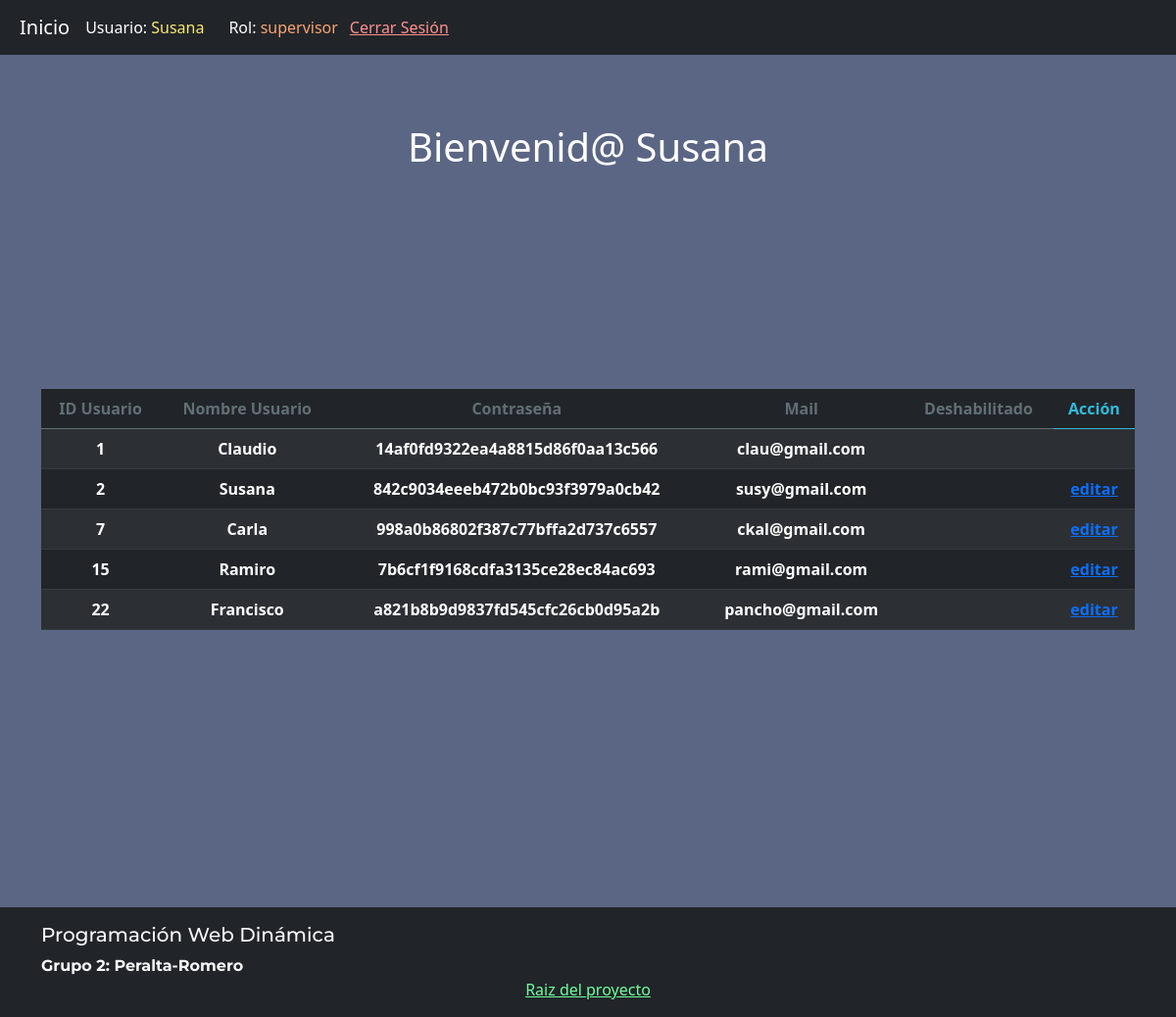
Page /Vista/paginaSegura.php (signed in) on the committed database.
### tables this page shows
CREATE TABLE `rol` (
  `idrol` bigint(20) NOT NULL,
  `roldescripcion` varchar(50) NOT NULL
);

CREATE TABLE `usuario` (
  `idusuario` bigint(20) NOT NULL,
  `usnombre` varchar(50) NOT NULL,
  `uspass` varchar(32) NOT NULL,
  `usmail` varchar(50) NOT NULL,
  `usdeshabilitado` timestamp NOT NULL DEFAULT current_timestamp() ON UPDATE current_timestamp()
);

### util/funciones.php (called while the page is built, shortened)
<?php
spl_autoload_register(function ($class_name){
    $directorys = array(
        $GLOBALS['ROOT'].'Modelo/',
        $GLOBALS['ROOT'].'Modelo/conector/',
        $GLOBALS['ROOT'].'Control/',
    );
});
?>

### Control/Session.php (called while the page is built, shortened)
<?php
class Session{
    public function getUsuarioActual()
    {
        return $_SESSION['usuario'];
    }
    public function getRol(){
        $roles=[];
        $nombre=['usnombre'=>$this->getUsuarioActual()];
        $abmUs= new abmUsuario();
        $arreglo=$abmUs->buscar($nombre);
        if (count($arreglo)==1){
            $id=$arreglo[0]->getIdusuario();
            $abmRelacion=new AbmRelacion();
            $roles=$abmRelacion->buscar(['idusuario'=>$id]);
        }
        return $roles;
    }
}
?>

### Modelo/Usuario.php (called while the page is built, shortened)
<?php
class Usuario
{
    private $idusuario;
    private $usnombre;
    private $uspass;
    private $usmail;
    public function __construct()
    {
        $this->idusuario = "";
        $this->usnombre = "";
        $this->uspass = "";
        $this->usmail = "";
    }
    public function getIdusuario()
    {
        return $this->idusuario;
    }
    public function setIdusuario($idusuario)
    {
        $this->idusuario = $idusuario;
        return $this;
    }
    public function getUsnombre()
    {
        return $this->usnombre;
    }
    public function setUsnombre($usnombre)
    {
        $this->usnombre = $usnombre;
        return $this;
    }
    public function getUspass()
    {
        return $this->uspass;
    }
    public function setUspass($uspass)
    {
        $this->uspass = $uspass;
        return $this;
    }
    public function getUsmail()
    {
        return $this->usmail;
    }
    public function setUsmail($usmail)
    {
        $this->usmail = $usmail;
        return $this;
    }
    public function setUsdeshabilitado($usdeshabilitado)
    {
        return $this;
    }
    public static function seleccionar($condicion = "")
    {
        $arreglo = array();
        $base = new BaseDatos();
        $sql = "SELECT * FROM usuario ";
        if ($condicion != "") {
            $sql .= 'WHERE ' . $condicion;
        }
        $res = $base->Ejecutar($sql);
        if ($res > -1) {
            if ($res > 0) {
                while ($row = $base->Registro()) {
                    $obj = new Usuario();
                    $obj->setear($row['idusuario'], $row['usnombre'], $row['uspass'], $row['usmail'], $row['usdeshabilitado']);
                    array_push($arreglo, $obj);
                }
            }
        } else {
            $this->setMensajeOperacion("Usuario->seleccionar: " . $base->getError());
        }
        return $arreglo;
    }
}

### Modelo/conector/BaseDatos.php (called while the page is built, shortened)
<?php
class BaseDatos extends PDO {
  	private $indice;
  	private $resultado;
    public function __construct(){
        $this->indice =0;
    }
    public function setSQL($e){
        return "\n".$this->sql = $e;
    }
    public function Ejecutar($sql){
        if ( stristr($sql,"select")){
            $resp =  $this->EjecutarSelect($sql);
        }
        return $resp;
   }
   private function EjecutarSelect($sql){
       $cant = -1;
       $resultado=parent::query($sql);
       if(!$resultado){
           $this->analizarDebug();
       }else {
          $arregloResult = $resultado->fetchAll();
          $cant = count($arregloResult);
       }
       return $cant;
   }
   public function Registro() {
       $filaActual = false;
       $indiceActual = $this->getIndice();
       if ($indiceActual>=0) {
           $filas = $this->getResultado();
           if($indiceActual<count($filas)){
               $filaActual =  $filas[$indiceActual];
           }else {
               $this->setIndice(-1);
           }
       }
       return $filaActual;
   }
   private function setIndice ($valor){
       $this->indice = $valor;
   }
   private function getIndice (){
       return $this->indice;
   }
   private function setResultado($valor){
       $this->resultado = $valor;
   }
   private function getResultado(){
      return $this->resultado;
   }
}

### Control/AbmUsuario.php (called while the page is built, shortened)
<?php
class abmUsuario{
    public function buscar($param)
    {
        $where = " true ";
        if ($param != null) {
            if (isset($param['idusuario'])) {
                $where .= " and idusuario ='" . $param['idusuario'] . "'";
            }
            if (isset($param['usnombre'])) {
                $where .= " and usnombre ='" . $param['usnombre'] . "'";
            }
        }
        $arreglo = Usuario::seleccionar($where);
        return $arreglo;
    }
}
?>

### Modelo/relacion.php (called while the page is built, shortened)
<?php
class Relacion
{
    public static function seleccionar($condicion = "")
    {
        $arreglo = array();
        $base = new BaseDatos();
        $sql = "SELECT * FROM usuariorol ";
        if ($condicion != "") {
            $sql .= 'WHERE ' . $condicion;
        }
        $res = $base->Ejecutar($sql);
        if ($res > -1) {
            if ($res > 0) {
                while ($row = $base->Registro()) {
                    $objRel = new Relacion();
                    $abmUs = new abmUsuario();
                    $arrayUs = $abmUs->buscar(['idusuario' => $row['idusuario']]);
                    $abmRol = new abmRol();
                    $objRol = $abmRol->buscar($row['idrol']);
                    $objRel->setear($arrayUs[0], $objRol);
                    array_push($arreglo, $objRel);
                }
            }
        } else {
            $this->setMensajeOperacion("Relacion->seleccionar: " . $base->getError());
        }
        return $arreglo;
    }
}

### Control/abmRelacion.php (called while the page is built, shortened)
<?php
class AbmRelacion{
    public function buscar($param)
    {
        $where = " true ";
        if ($param != null) {
            if (isset($param['idusuario'])) {
                $where .= " and idusuario ='" . $param['idusuario'] . "'";
            }
        }
        $arreglo = Relacion::seleccionar($where);
        return $arreglo;
    }
}
?>

### Modelo/Rol.php (called while the page is built, shortened)
<?php
class Rol
{
    public static function seleccionar($condicion = "")
    {
        $obj = null;
        $base = new BaseDatos();
        $sql = "SELECT * FROM rol ";
        if ($condicion != "") {
            $sql .= 'WHERE ' . $condicion;
        }
        $res = $base->Ejecutar($sql);
        if ($res > -1) {
            if ($res > 0) {
                $row = $base->Registro();
                $obj = new Rol();
                $obj->setear($row['idrol'], $row['roldescripcion']);
            }
        } else {
            $this->setMensajeOperacion("Rol->seleccionar: " . $base->getError());
        }
        return $obj;
    }
}

### Control/AbmRol.php (called while the page is built)
<?php
class abmRol{
    public function buscar($id){
        $obj=Rol::seleccionar("idrol= ".$id);
        return $obj;
    }
}
?>

### Vista/listarUsuario.php (the view, shortened to what this page needs)
<?php
    $objAbm=new abmUsuario();
    $listaUs=$objAbm->buscar(null);
?>
    <div class="table-responsive">
    <table class="table table-striped table-dark text-center">
        <thead>
            <tr style="color: #626f74;">
                <th scope="col">ID Usuario</th>
                <th scope="col">Nombre Usuario</th>
                <?php if($idRol==1 || $idRol==2){
                    echo '<th scope="col">Contraseña</th>';}?>
                <th scope="col">Mail</th>
                <th scope="col">Deshabilitado</th>
                <?php if($idRol==1 || $idRol==2){
                    echo '<th colspan="2" scope="col" style="color: #31bad9;">Acción</th>';}?>
            </tr>
        </thead>
        <tbody>
        <?php
            foreach ($listaUs as $obj){
                echo "<tr><th scope='row'>".$obj->getIdusuario()."</th>";
                echo "<th scope='row'>".$obj->getUsnombre()."</th>";
                if ($idRol==1 || $idRol==2){
                    echo "<th scope='row'>".$obj->getUspass()."</th>";
                }
                echo "<th scope='row'>".$obj->getUsmail()."</th>";
                $estado=$obj->getUsdeshabilitado();
                if ($estado=="0000-00-00 00:00:00"){
                    $estado="";
                }
                echo "<th scope='row'>".$estado."</th>";
                if ($idRol==1){
                    echo "<th scope='row'><a href='accion/actualizarLogin.php?idusuario=".$obj->getIdusuario()."'>editar</a></th>";
                    echo "<th scope='row'><a href='accion/eliminarLogin.php?idusuario=".$obj->getIdusuario()."'>alta/baja</a></th>";
                }
                else if ($idRol==2){
                    $objAbmRel=new AbmRelacion();
                    $arreglo=$objAbmRel->buscar(['idusuario'=>$obj->getIdusuario()]);
                    $admin=false;
                    foreach ($arreglo as $objeto){
                        if ($objeto->getObjRol()->getIdRol()==1){
                            $admin=true;
                        }
                    }
                    if (!$admin){
                        echo "<th scope='row'><a href='accion/actualizarLogin.php?idusuario=".$obj->getIdusuario()."'>editar</a></th>";
                    }else{
                        echo "<th scope='row'></th>";
                    }
                }
                echo "</tr>";
            }
        ?>
        </tbody>
    </table>
    </div>

### Vista/estructura/cabecera.php (shortened to what this page needs)
<!DOCTYPE html>
<html lang="es">
<head>
<?php
if ($estructuraAMostrar == "desdeVista") {
    echo "<link rel='stylesheet' href='css/bootstrap/bootstrap.css'>";
    echo "<link rel='stylesheet' href='css/bootstrap/bootstrap.min.css'>";
    echo "<link rel='stylesheet' href='css/gral.css'>";
}
?>
</head>
<body>
<?php
if ($seguro) {
    $sesion = new Session();
    $roles=$sesion->getRol();
    $rolDesc = $roles[0]->getObjRol()->getRolDescripcion();
    echo '<nav class="navbar navbar-expand-md navbar-dark bg-dark mb-4">
    <a class="navbar-brand" href="paginaSegura.php">Inicio</a>
    <button class="navbar-toggler" type="button" data-toggle="collapse" data-target="#navbarCollapse" aria-controls="navbarCollapse" aria-expanded="false" aria-label="Toggle navigation">
    <span class="navbar-toggler-icon"></span>
    </button>';
        echo '<div class="collapse navbar-collapse" id="user-navbarCollapse">
        <ul class="navbar-nav mr-auto">
        <li class="nav-item">
            Usuario: <span style="color:#f9e871;">' . $sesion->getUsuarioActual() . '</span>&nbsp;&nbsp;&nbsp;&nbsp;&nbsp;&nbsp;Rol: <span style="color:#f9a371;">'.$rolDesc.'</span>
        </li>
        <li class="nav-item" style="margin-left:12px;">';
        if ($estructuraAMostrar == "desdeVista") {
          echo '<a href="accion/cerrarSesion.php" style="color:#ff9090;">Cerrar Sesión</a>';
        }
        echo '
            </li>
        </ul>
        </div>';
    echo '</nav></div>';
}
?>
<main class="container mh-100" style="min-height: 100vh;">

### Vista/paginaSegura.php (shortened to what this page needs)
<?php
    $estructuraAMostrar = "desdeVista";
    $seguro=true;
    include_once "estructura/cabecera.php";
    echo '<div style="margin-bottom: 20%" class="container-fluid text-center">
        <h1>Bienvenid@ '.$sesion->getUsuarioActual().'</h1>
        </div>';
    $roles=$sesion->getRol();
    $listado=false;
    foreach ($roles as $rol){
        $idRol=$rol->getObjRol()->getIdRol();
        if (($idRol==1 || $idRol==2 || $idRol==3) && (!$listado)){
            include_once("listarUsuario.php");
            $listado=true;
        }
    }
include_once "estructura/pie.php";
?>

### Vista/estructura/pie.php (shortened to what this page needs)
</main>
    <footer class="footer mt-auto py-3 bg-dark">
        <div class="container font-montserrat">
            <h5 class="text-light">Programación Web Dinámica</h5>
            <strong class="text-light">Grupo 2: Peralta-Romero</strong>
        </div>
        <div class="container text-center">
            <?php
                if ($estructuraAMostrar == "desdeVista") {
                    echo '<a href="../../index.html" style="color: #70fd9c;">Raiz del proyecto</a>';
                }
            ?>
        </div>
    </footer>
</body>
</html>

### Vista/css/gral.css (style rules this page uses)
body { background-color: #23315abd; color: #fff; }
.navbar-dark .navbar-brand { margin-left: 20px; }
main.container { margin-top: 70px; }
.font-montserrat { font-family: 'Montserrat', sans-serif; }

### rows in the picture
rol: roldescripcion "supervisor"
usuario: idusuario "1", usnombre "Claudio", uspass "14af0fd9322ea4a8815d86f0aa13c566", usmail "clau@gmail.com"
usuario: idusuario "2", usnombre "Susana", uspass "842c9034eeeb472b0bc93f3979a0cb42", usmail "susy@gmail.com"
usuario: idusuario "7", usnombre "Carla", uspass "998a0b86802f387c77bffa2d737c6557", usmail "ckal@gmail.com"
usuario: idusuario "15", usnombre "Ramiro", uspass "7b6cf1f9168cdfa3135ce28ec84ac693", usmail "rami@gmail.com"
usuario: idusuario "22", usnombre "Francisco", uspass "a821b8b9d9837fd545cfc26cb0d95a2b", usmail "pancho@gmail.com"

### other values in the picture
$sesion->getUsuarioActual() "Susana"
